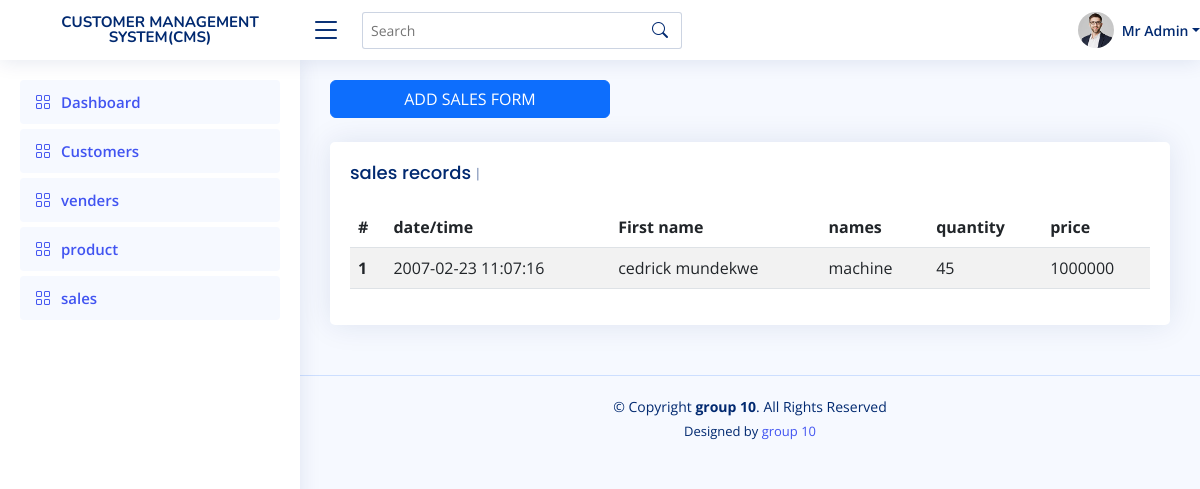
Page /sales.php on the earlier database version.
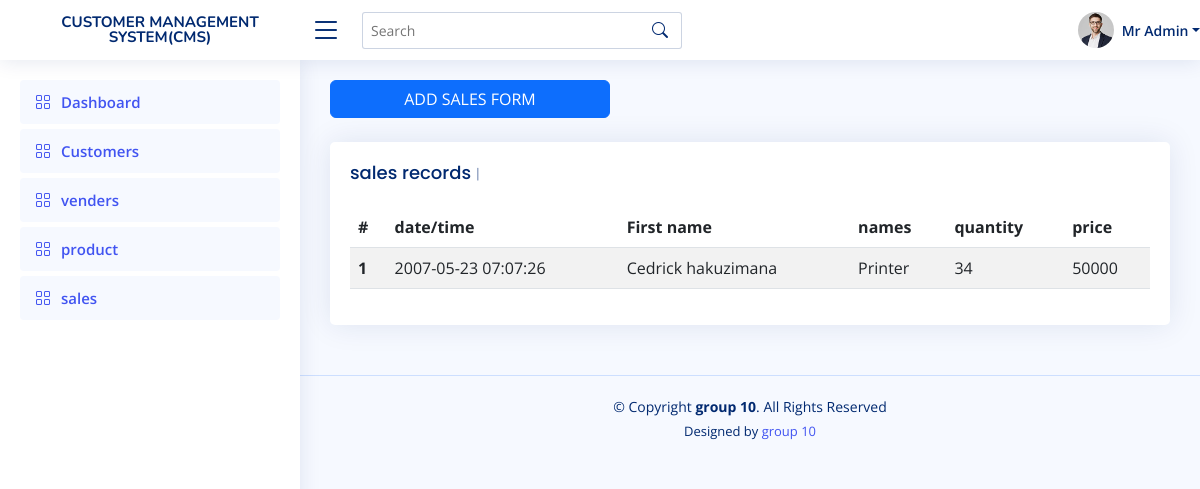
Same page on the later database version.
### tables this page shows
CREATE TABLE `sales` (
  `id` int(11) NOT NULL,
  `c_id` int(11) NOT NULL,
  `p_id` int(11) NOT NULL,
  `quantity` int(11) NOT NULL,
  `price` int(11) NOT NULL,
  `date` date NOT NULL,
  `time` time NOT NULL
);

CREATE TABLE `customers` (
  `customer_id` int(11) NOT NULL,
  `c_fname` varchar(20) NOT NULL,
  `c_lname` varchar(20) NOT NULL,
  `c_address` varchar(20) NOT NULL,
  `c_gender` varchar(10) NOT NULL,
  `c_phone` varchar(20) NOT NULL
);

CREATE TABLE `product` (
  `p_id` int(11) NOT NULL,
  `p_name` varchar(20) NOT NULL,
  `decription` varchar(100) NOT NULL,
  `quantity` varchar(20) NOT NULL,
  `price` varchar(20) NOT NULL,
  `vid` int(11) NOT NULL
);

### sales.php (the view, shortened to what this page needs)
<!DOCTYPE html>
<html lang="en">
<head>
  <link href="assets/vendor/bootstrap/css/bootstrap.min.css" rel="stylesheet">
  <link href="assets/vendor/bootstrap-icons/bootstrap-icons.css" rel="stylesheet">
  <link href="assets/vendor/boxicons/css/boxicons.min.css" rel="stylesheet">
  <link href="assets/vendor/quill/quill.snow.css" rel="stylesheet">
  <link href="assets/vendor/quill/quill.bubble.css" rel="stylesheet">
  <link href="assets/vendor/remixicon/remixicon.css" rel="stylesheet">
  <link href="assets/vendor/simple-datatables/style.css" rel="stylesheet">
  <link href="assets/css/style.css" rel="stylesheet">
</head>
<body>
   <?php
        include './includes/header.php';
        include './includes/aside.php';
?>
  <main id="main" class="main">
    <section class="section">
      <div class="row">
        <div class="col-lg-12">
              <button type="button" class="btn btn-primary col-4" data-bs-toggle="modal" data-bs-target="#disabledAnimation">
                ADD SALES FORM
              </button>
              <br>
              <div class="col-12">
                <br>
                <div class="card recent-sales overflow-auto">
                  <div class="card-body">
                    <h5 class="card-title">sales records <span>| </span></h5>
                  <table class="table table-striped">
                  <thead>
                    <tr>
                      <th scope="col">#</th>
                      <th scope="col">date/time</th>
                      <th scope="col">First name</th>
                      <th scope="col">names</th>
                      <th scope="col">quantity</th>
                      <th scope="col">price</th>
                    </tr>
                  </thead>
                  <tbody>
                  <?php
                    include './connection.php';
                    $sql = "SELECT c_fname,c_lname,p_name,sales.quantity,sales.price,date,time FROM sales,product,customers
                    WHERE product.p_id=sales.p_id AND customers.customer_id=sales.c_id";
                    $result = $conn->query($sql);
                    if ($result->num_rows > 0) {
                     $i=0;
                      while($row = mysqli_fetch_array($result)) {
                       $i++;
                       ?>
                          <tr>
                              <th scope="row"><?php echo $i; ?></th>
                              <td><?php echo $row["5"]." ".$row["6"];?></td>
                              <td><?php echo $row["c_fname"]." ".$row["c_lname"];?></td>
                              <td><?php echo $row["2"];?></td>
                              <td><?php echo $row["3"];?></td>
                              <td><?php echo $row["4"];?></td>
                    </tr>
                       <?php
                      }
                    } else {
                      echo "0 results";
                    }
                  ?>
                  </tbody>
                </table>
                  </div>
                </div>
              </div>
            </div>
          </div>
    </section>
  </main>
  <?php
        include './includes/footer.php';
?>
</body>
</html>

### includes/header.php
<header id="header" class="header fixed-top d-flex align-items-center">
  <div class="d-flex align-items-center justify-content-between">
    <a href="index.php" class="logo d-flex align-items-center">
      <span class="d-none d-lg-block" style='font-size:0.4cm;text-align:center'>CUSTOMER MANAGEMENT SYSTEM(CMS)</span>
    </a>
    <i class="bi bi-list toggle-sidebar-btn"></i>
  </div>
  <div class="search-bar">
    <form class="search-form d-flex align-items-center" method="POST" action="#">
      <input type="text" name="query" placeholder="Search" title="Enter search keyword">
      <button type="submit" title="Search"><i class="bi bi-search"></i></button>
    </form>
  </div>
  <nav class="header-nav ms-auto">
        <a class="nav-link nav-profile d-flex align-items-center pe-0" href="#" data-bs-toggle="dropdown">
          <img src="assets/img/profile-img.jpg" alt="Profile" class="rounded-circle">
          <span class="d-none d-md-block dropdown-toggle ps-2">Mr Admin</span>
        </a>
  </nav>
</header>

### includes/aside.php
<aside id="sidebar" class="sidebar">
<ul class="sidebar-nav" id="sidebar-nav">
  <li class="nav-item">
    <a class="nav-link " href="index.php">
      <i class="bi bi-grid"></i>
      <span>Dashboard</span>
    </a>
  </li>
  <li class="nav-item">
    <a class="nav-link " href="customers.php">
      <i class="bi bi-grid"></i>
      <span>Customers</span>
    </a>
  </li>
  <li class="nav-item">
    <a class="nav-link " href="venders.php">
      <i class="bi bi-grid"></i>
      <span>venders</span>
    </a>
  </li>
  <li class="nav-item">
    <a class="nav-link " href="product.php">
      <i class="bi bi-grid"></i>
      <span>product</span>
    </a>
  </li>
  <li class="nav-item">
    <a class="nav-link " href="sales.php">
      <i class="bi bi-grid"></i>
      <span>sales</span>
    </a>
  </li>
</ul>
</aside>

### includes/footer.php
<footer id="footer" class="footer">
    <div class="copyright">
      &copy; Copyright <strong><span>group 10</span></strong>. All Rights Reserved
    </div>
    <div class="credits">
      Designed by <a href="#">group 10</a>
    </div>
  </footer>

### assets/css/style.css (style rules this page uses)
:root { scroll-behavior: smooth; }
body { font-family: "Open Sans", sans-serif; background: #f6f9ff; color: #444444; }
a { color: #4154f1; text-decoration: none; }
h1, h2, h3, h4, h5, h6 { font-family: "Nunito", sans-serif; }
#main { margin-top: 60px; padding: 20px 30px; transition: all 0.3s; }
.card { margin-bottom: 30px; border: none; border-radius: 5px; box-shadow: 0px 0 30px rgba(1, 41, 112, 0.1); }
.card-title { padding: 20px 0 15px 0; font-size: 18px; font-weight: 500; color: #012970; font-family: "Poppins", sans-serif; }
.card-title span { color: #899bbd; font-size: 14px; font-weight: 400; }
.card-body { padding: 0 20px 20px 20px; }
.logo { line-height: 1; }
@media (min-width: 1200px) { .logo { width: 280px; } }
.logo span { font-size: 26px; font-weight: 700; color: #012970; font-family: "Nunito", sans-serif; }
.header { transition: all 0.5s; z-index: 997; height: 60px; box-shadow: 0px 2px 20px rgba(1, 41, 112, 0.1); background-color: #fff; padding-left: 20px; }
.header .toggle-sidebar-btn { font-size: 32px; padding-left: 10px; cursor: pointer; color: #012970; }
.header .search-bar { min-width: 360px; padding: 0 20px; }
.header .search-form { width: 100%; }
.header .search-form input { border: 0; font-size: 14px; color: #012970; border: 1px solid rgba(1, 41, 112, 0.2); padding: 7px 38px 7px 8px; border-radius: 3px; transition: 0.3s; width: 100%; }
.header .search-form button { border: 0; padding: 0; margin-left: -30px; background: none; }
.header .search-form button i { color: #012970; }
.header-nav .nav-profile { color: #012970; }
.header-nav .nav-profile img { max-height: 36px; }
.header-nav .nav-profile span { font-size: 14px; font-weight: 600; }
.sidebar { position: fixed; top: 60px; left: 0; bottom: 0; width: 300px; z-index: 996; transition: all 0.3s; padding: 20px; overflow-y: auto; scrollbar-width: thin; scrollbar-color: #aab7cf transparent; box-shadow: 0px 0px 20px rgba(1, 41, 112, 0.1); background-color: #fff; }
@media (min-width: 1200px) { #main, #footer { margin-left: 300px; } }
.sidebar-nav { padding: 0; margin: 0; list-style: none; }
.sidebar-nav li { padding: 0; margin: 0; list-style: none; }
.sidebar-nav .nav-item { margin-bottom: 5px; }
.sidebar-nav .nav-link { display: flex; align-items: center; font-size: 15px; font-weight: 600; color: #4154f1; transition: 0.3; background: #f6f9ff; padding: 10px 15px; border-radius: 4px; }
.sidebar-nav .nav-link i { font-size: 16px; margin-right: 10px; color: #4154f1; }
.footer { padding: 20px 0; font-size: 14px; transition: all 0.3s; border-top: 1px solid #cddfff; }
.footer .copyright { text-align: center; color: #012970; }
.footer .credits { padding-top: 5px; text-align: center; font-size: 13px; color: #012970; }

Differences in the rows shown:
removed sales: date "2007-02-23", time "11:07:16", customers.c_fname "cedrick", customers.c_lname "mundekwe", p.p_name "machine", quantity "45", price "1000000"
added sales: date "2007-05-23", time "07:07:26", c.c_fname "Cedrick", c.c_lname "hakuzimana", p.p_name "Printer", quantity "34", price "50000"
